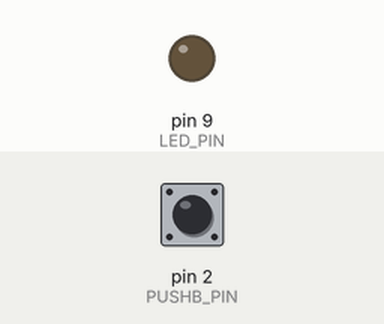
This sketch was run on a simulated Arduino Uno, built with avr-gcc and run on an emulated ATmega328P. Shown: output pins drawn as LEDs (lit = HIGH). The test bench sets the inputs (shaded band); at power-on: pin 2 (PUSHB_PIN) LOW.

Above: at 1.2 s.
1.3 s: pin 2 (PUSHB_PIN) pulled HIGH for 0.15 s
At 2.1 s:
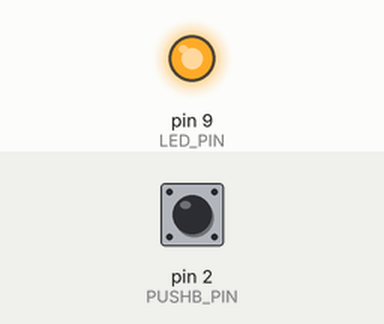
2.9 s: pin 2 (PUSHB_PIN) pulled HIGH for 1 s
At 3.4 s:
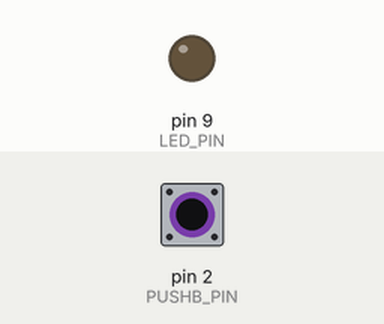
5.4 s: pin 2 (PUSHB_PIN) pulled HIGH for 3.2 s
At 6.5 s:
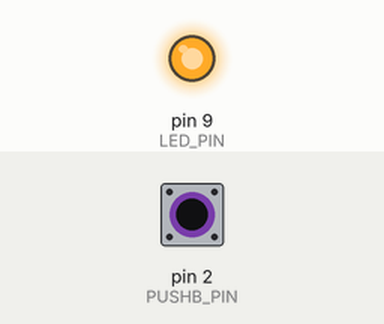
Timing chart, 0 to 8.4 s (numbered marks = the images above; inputs shaded):
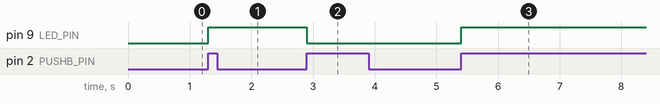

The sketch:

light-switch-interrupt.ino
```cpp
/**
 * File              : light-switch-interrupt.ino
 * Author            : leonardSA <leonard.stephenauguste@gmail.com>
 * Date              : 12.11.2021
 * Last Modified Date: 12.11.2021
 * Last Modified By  : leonardSA <leonard.stephenauguste@gmail.com>
 */


#define LED_PIN         (9)
#define PUSHB_PIN       (2)     /* push button aka "switch" */
#define PUSHB_DELAY_MS  (300)


/**
* @brief Toggle led on LED_PIN.
*/
void light_switch_isr(void) {
    static bool toggle = false;
    toggle = !toggle;
    digitalWrite(LED_PIN, (toggle ? HIGH : LOW));
}

void setup(void) {
    pinMode(LED_PIN, OUTPUT);   /* led pin is output */
    pinMode(PUSHB_PIN, INPUT);  /* switch pin is input */
    /* attachInterrupt@arg1:
     * digitalPinToInterrupt func should be used (err on compilation -
     * "never declared" ?) : digitalPinToInterrupt(PUSHB_PIN) == 0 */
    attachInterrupt(0, light_switch_isr, RISING);
}


void loop() {
//  ___________________________
// < Fiat lux et facta est lux >
//  ---------------------------
//         \   ^__^
//          \  (oo)\_______
//             (__)\       )\/\
//                 ||----w |
//                 ||     ||
}
```

Measured:
- after the input at 1.3 s, pin 9 (LED_PIN): LOW → HIGH at once
- after the input at 2.9 s, pin 9 (LED_PIN): HIGH → LOW at once
- after the input at 5.4 s, pin 9 (LED_PIN): LOW → HIGH at once
